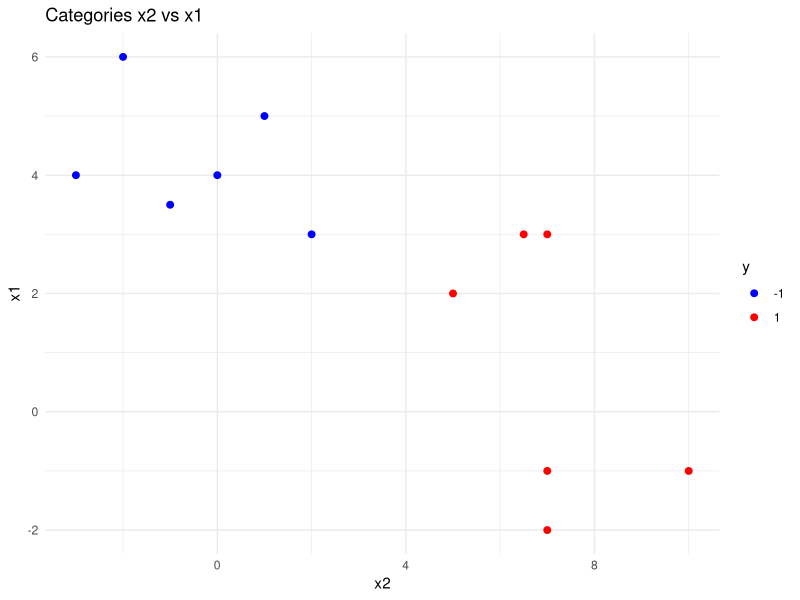
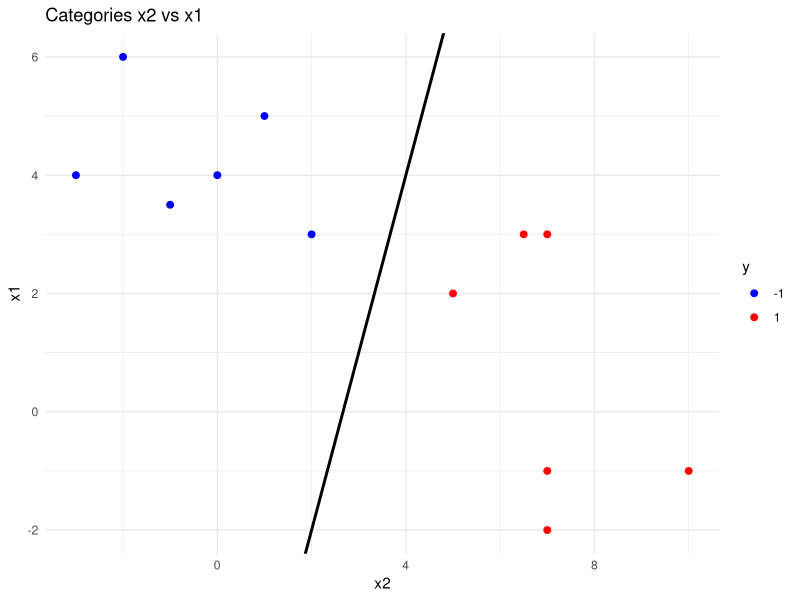

The R script that drew these images, in order:
## set up working environment
rm(list = ls())
if(!is.null(dev.list())) dev.off()
cat("\014")

library(quadprog, quietly = TRUE)
library(ggplot2, quietly = TRUE)

## Set up Data Frame

x1 <- c(3,4,3.5,5,4,6,2,-1,3,3,-2,-1) # enter x1 as a vector
x2 <- c(2,0,-1,1,-3,-2,5,7,6.5,7,7,10) # enter x2 as a vector
y <- c(-1,-1,-1,-1,-1,-1,1,1,1,1,1,1) # enter y as a vector

data <- data.frame(y,x1,x2) # combine into data frame
data$y <- as.factor(data$y) # make y a factor

x <- cbind(x1, x2) # create matrix of predictors

n <- length(x1) # set n to # observations

## Create scatter plot using ggplot

scatterPlot <- ggplot(data = data, aes(x2,x1)) + #x2 on horizontal axis, x1 on vertical axis
  geom_point(aes(colour = y), size = 2) + # points colored by y
  scale_color_manual(values = c("-1" = "blue", "1" = "red"))  + # set colors for -1 and 1
  labs(title = "Categories x2 vs x1") + # plot tittle
  theme_minimal()

scatterPlot

## find optimal separating hyperplane


eps <- 1e-8
Q <- sapply(1:n, function(i) y[i]*t(x)[ ,i])
D <- t(Q) %*% Q
d <- matrix(1, nrow = n)
b0 <- rbind( matrix(0, nrow=1, ncol=1) , matrix(0, nrow=n, ncol=1) )
A <- t(rbind(matrix(y, nrow=1, ncol=n), diag(nrow=n)))

sol <- solve.QP(D +eps*diag(n), d, A, b0, meq=1, factorized=FALSE)
qpsol <- matrix(sol$solution, nrow=n)

findLine <- function(a, y, X){
  nonzero <-  abs(a) > 1e-5
  W <- rowSums(sapply(which(nonzero), function(i) a[i]*y[i]*X[i,]))
  b <- mean(sapply(which(nonzero), function(i) X[i,]%*%W- y[i]))
  slope <- -W[2]/W[1]
  intercept <- b/W[1]
  return(c(intercept,slope))
}

qpline <- findLine( qpsol, y, x)


scatterPlot_marg <- scatterPlot + geom_abline(intercept=qpline[1], slope=qpline[2], size=1)
  

scatterPlot_marg
